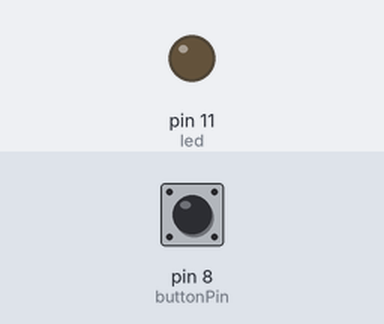
Bench run of a sketch on a simulated Arduino Uno, built with avr-gcc and run on an emulated ATmega328P. Shown: output pins drawn as LEDs (lit = HIGH). The inputs (shaded band) are chosen by the test bench; at power-on: pin 8 (buttonPin) HIGH.

Above: at 1.2 s.
1.3 s: pin 8 (buttonPin) pulled LOW for 0.15 s
At 1.4 s:
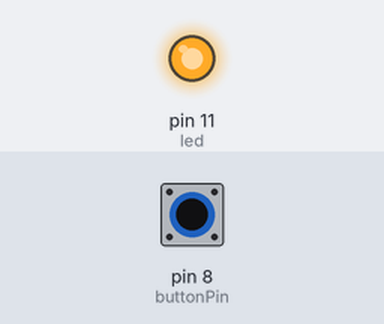
4.3 s: pin 8 (buttonPin) pulled LOW for 1 s
At 5.81 s:
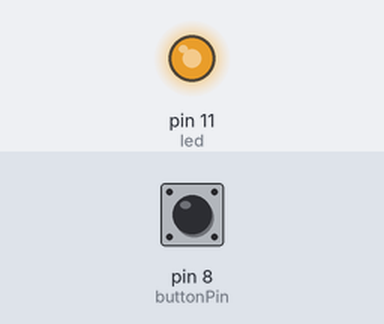
7.3 s: pin 8 (buttonPin) pulled LOW for 3.2 s
At 11.51 s:
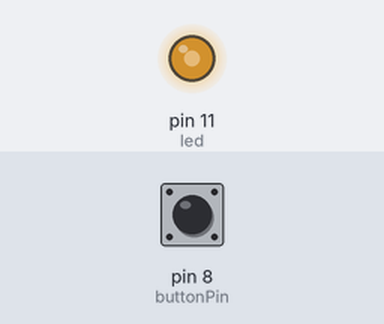
Timing chart, 0 to 14.6 s (numbered marks = the images above; inputs shaded):
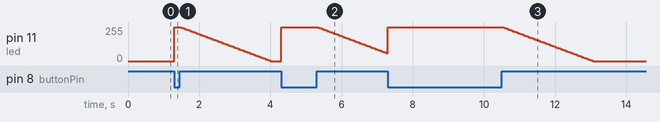

The sketch:

button_press_on_and_relese_fade_off.ino
```cpp
const int buttonPin = 8;
const int led = 11;
int brightness = 255 ;
boolean pressed = false;


void setup () {
  pinMode (led, OUTPUT );
  pinMode(buttonPin, INPUT_PULLUP);
}
void loop() {
  if (digitalRead (buttonPin) == LOW) {
    digitalWrite(led, HIGH);
    brightness = 255;
    pressed = true;
  } else {
    if (pressed == true) {
      brightness = brightness - 5;
      delay(50);
      analogWrite(led, brightness );
      if (brightness < 0) {
        brightness = 0;
        digitalWrite(led, LOW);
        pressed = false;
      }
    }
  }
}
```
